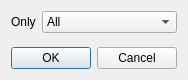
<?xml version="1.0" encoding="UTF-8"?>
<ui version="4.0">
 <class>StressDialog</class>
 <widget class="QDialog" name="StressDialog">
  <property name="geometry">
   <rect>
    <x>0</x>
    <y>0</y>
    <width>186</width>
    <height>80</height>
   </rect>
  </property>
  <property name="windowTitle">
   <string>Dialog</string>
  </property>
  <layout class="QVBoxLayout" name="verticalLayout">
   <item>
    <layout class="QFormLayout" name="formLayout">
     <item row="0" column="0">
      <widget class="QLabel" name="onlyLabel">
       <property name="text">
        <string>Only</string>
       </property>
      </widget>
     </item>
     <item row="0" column="1">
      <widget class="QComboBox" name="only">
       <item>
        <property name="text">
         <string>All</string>
        </property>
       </item>
       <item>
        <property name="text">
         <string notr="true">xx</string>
        </property>
       </item>
       <item>
        <property name="text">
         <string notr="true">yy</string>
        </property>
       </item>
       <item>
        <property name="text">
         <string notr="true">zz</string>
        </property>
       </item>
       <item>
        <property name="text">
         <string notr="true">yz</string>
        </property>
       </item>
       <item>
        <property name="text">
         <string notr="true">xz</string>
        </property>
       </item>
       <item>
        <property name="text">
         <string notr="true">yx</string>
        </property>
       </item>
      </widget>
     </item>
    </layout>
   </item>
   <item>
    <widget class="QDialogButtonBox" name="buttonBox">
     <property name="orientation">
      <enum>Qt::Horizontal</enum>
     </property>
     <property name="standardButtons">
      <set>QDialogButtonBox::Cancel|QDialogButtonBox::Ok</set>
     </property>
    </widget>
   </item>
  </layout>
 </widget>
 <resources/>
 <connections>
  <connection>
   <sender>buttonBox</sender>
   <signal>accepted()</signal>
   <receiver>StressDialog</receiver>
   <slot>accept()</slot>
   <hints>
    <hint type="sourcelabel">
     <x>248</x>
     <y>254</y>
    </hint>
    <hint type="destinationlabel">
     <x>157</x>
     <y>274</y>
    </hint>
   </hints>
  </connection>
  <connection>
   <sender>buttonBox</sender>
   <signal>rejected()</signal>
   <receiver>StressDialog</receiver>
   <slot>reject()</slot>
   <hints>
    <hint type="sourcelabel">
     <x>316</x>
     <y>260</y>
    </hint>
    <hint type="destinationlabel">
     <x>286</x>
     <y>274</y>
    </hint>
   </hints>
  </connection>
 </connections>
</ui>
